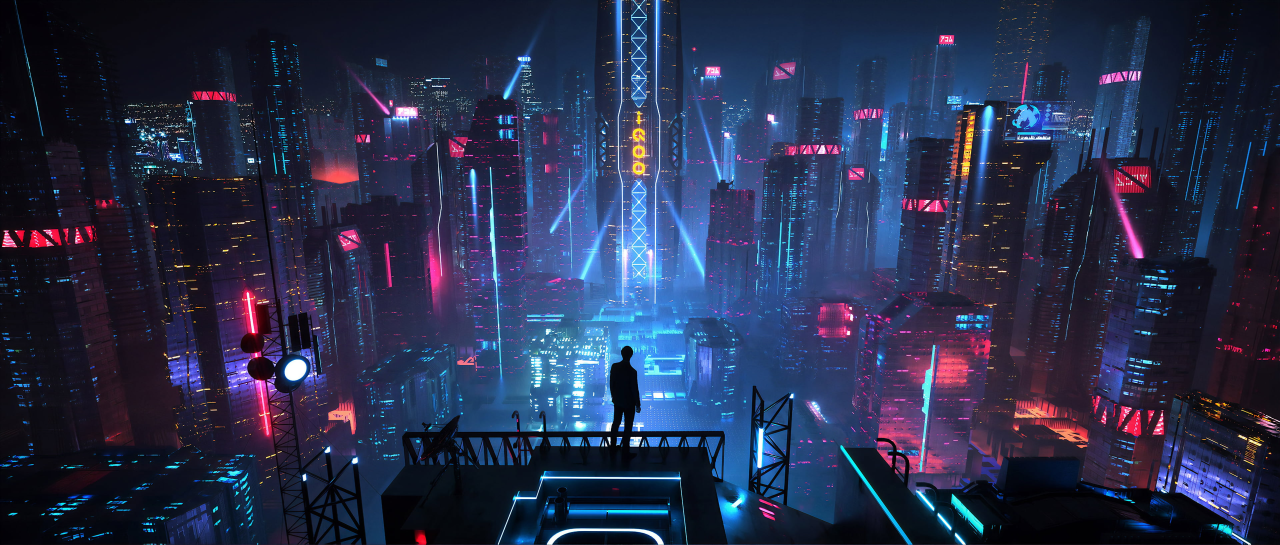
#> input picture 1. Read image and video/images/image2.jpg, 3840 x 1633 px (shown at 1/3 size)
$ jupyter execute grayHistograms.ipynb
#> lines starting #> are read from the running program, lines starting #| are printed output that depends on the picture; after the words box and inside, x2 and y2 are one past the last pixel; in counts of white or black regions, pixels touching at a corner belong together
#> further down, img is the input picture: shape (1633, 3840, 3); mean B, G, R 77, 47.3, 40.3
### Computing Histograms

[cell 1]
import cv2 as cv
import numpy as np


def rescaleFrame(frame,scale=0.75):
    """
    This method will work for any kind of video photo or live video
    """
#> called with scale = 0.4
    width = int(frame.shape[1]*scale)
#> width = 1536
    height = int(frame.shape[0]*scale)
#> height = 653

    dimentions = (width,height)
#> dimentions = (1536, 653)

    return cv.resize(frame,dimentions,interpolation=cv.INTER_AREA)
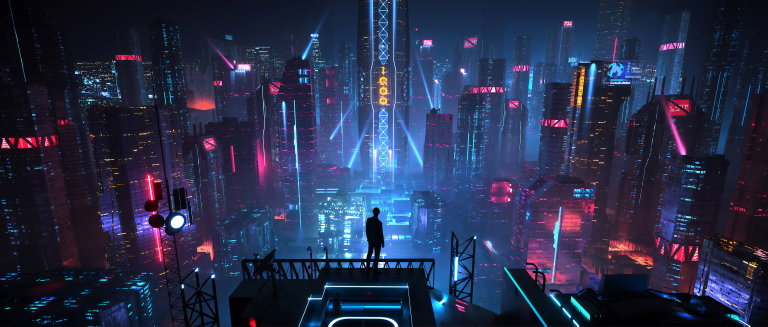
#> returned value: shape (653, 1536, 3) (shown at 1/2 size); mean of channels 0, 1, 2 77, 47.3, 40.3; drawn as B, G, R

img = cv.imread('../1. Read image and video/images/image2.jpg')
scaled_img = rescaleFrame(img,0.4)
cv.imshow('Color image',scaled_img)


cv.waitKey(0)

[cell 2]
blank = np.zeros(scaled_img.shape[:2], dtype="uint8")
cv.imshow("Blank", blank)

cv.waitKey(0)

[cell 3]
gray = cv.cvtColor(scaled_img,cv.COLOR_BGR2GRAY)
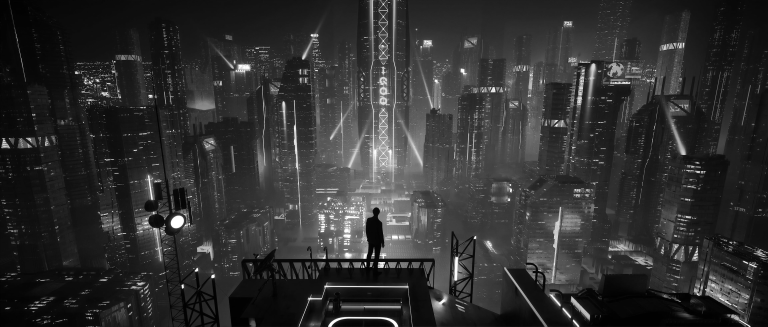
#> gray: shape (653, 1536) (shown at 1/2 size); min 0, max 255, mean 48.6
cv.imshow("Gray image",gray)

cv.waitKey(0)

[cell 4]
circle = cv.circle(
    blank, (scaled_img.shape[1] // 2 , scaled_img.shape[0] // 2),100, 255, -1
)
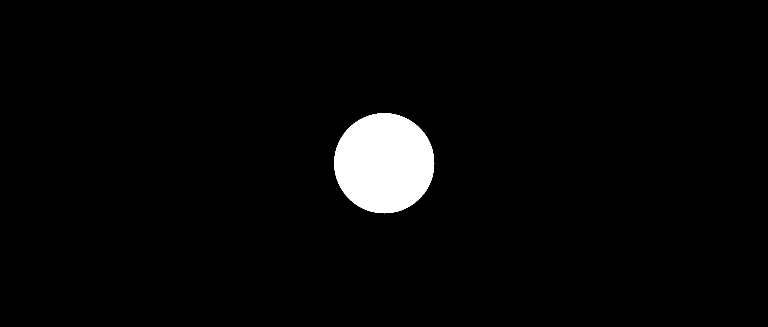
#> blank: shape (653, 1536) (shown at 1/2 size); 3.1% white; 1 white region, box (x1, y1, x2, y2) and area: (668, 226, 869, 427) 31417

mask = cv.bitwise_and(gray,gray,mask=circle)
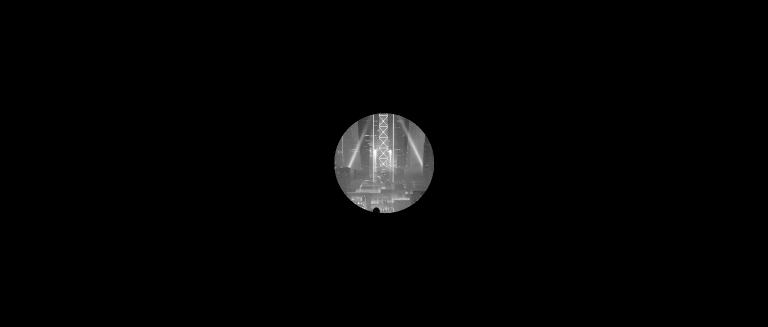
#> mask: shape (653, 1536) (shown at 1/2 size); min 0, max 255, mean 3.8

cv.imshow("Mask",mask)

cv.waitKey(0)

#### Grayscale Histogram

[cell 5]
import matplotlib.pyplot as plt

gray_hist = cv.calcHist([gray],[0],mask,[256],[0,256])
#> gray_hist = 256 values, max 579 at index 110, min 0 at index 0, mean 122.7
plt.figure()
plt.title("gryscale Histogram")
plt.xlabel('Bins')
plt.ylabel('No of pixels')
plt.plot(gray_hist)
plt.xlim([0,256])

plt.show()
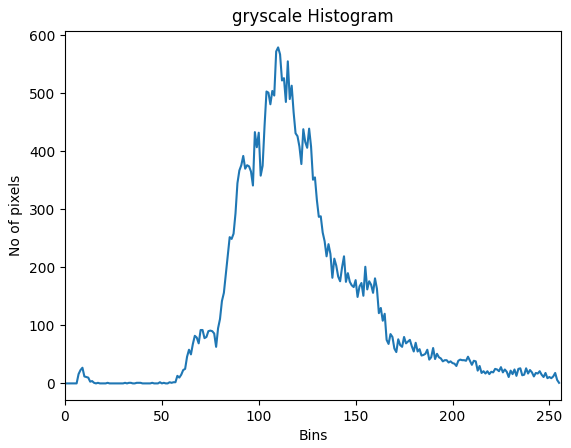
#> figure drawn by matplotlib, 1 panel; curve peaks at x = 110, y = 579

$ run again, with 1. Read image and video/images/image5.jpg copied over 1. Read image and video/images/image2.jpg
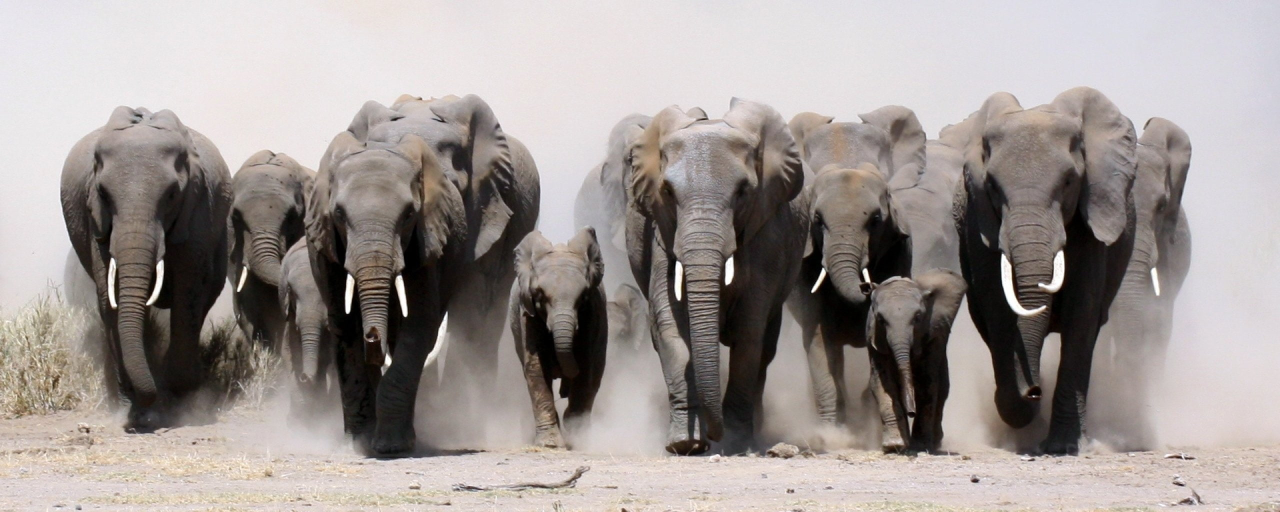
#> input picture 1. Read image and video/images/image5.jpg, 2560 x 1024 px (shown at 1/2 size)
#> img is the input picture: shape (1024, 2560, 3); mean B, G, R 148.6, 151.6, 159.3
#> `circle = cv.circle( blank, (scaled_img.shape[1] // 2 , scaled_img.shap..`:
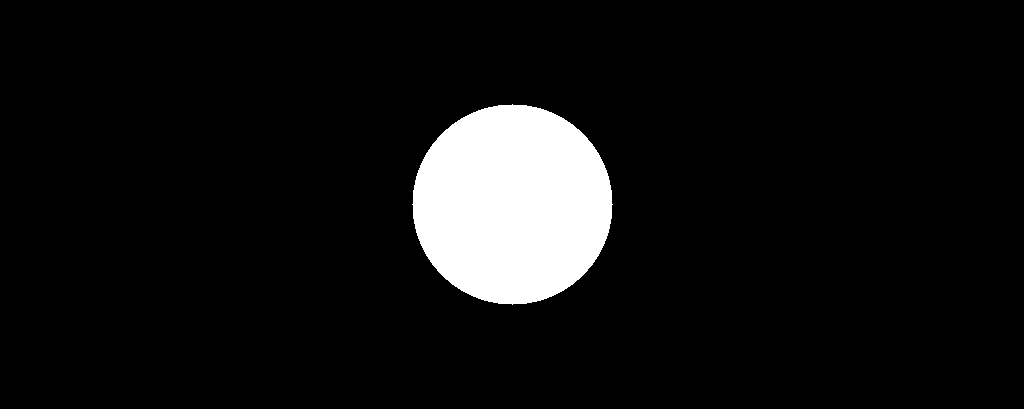
#> blank: shape (409, 1024); 7.5% white; 1 white region, box (x1, y1, x2, y2) and area: (412, 104, 613, 305) 31417
#> gray_hist = 256 values, max 297 at index 157, min 0 at index 0, mean 122.5
#> `plt.show()`:
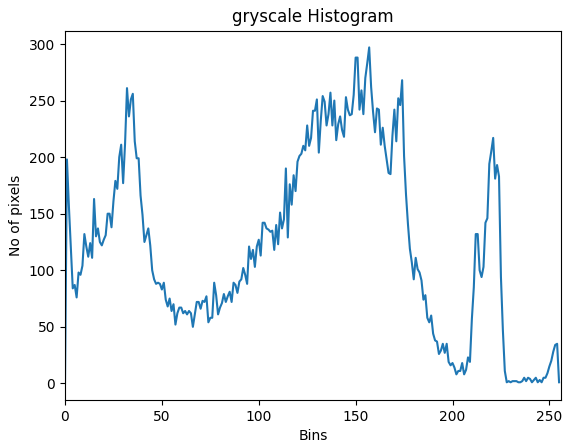
#> figure drawn by matplotlib, 1 panel; curve peaks at x = 157, y = 297
